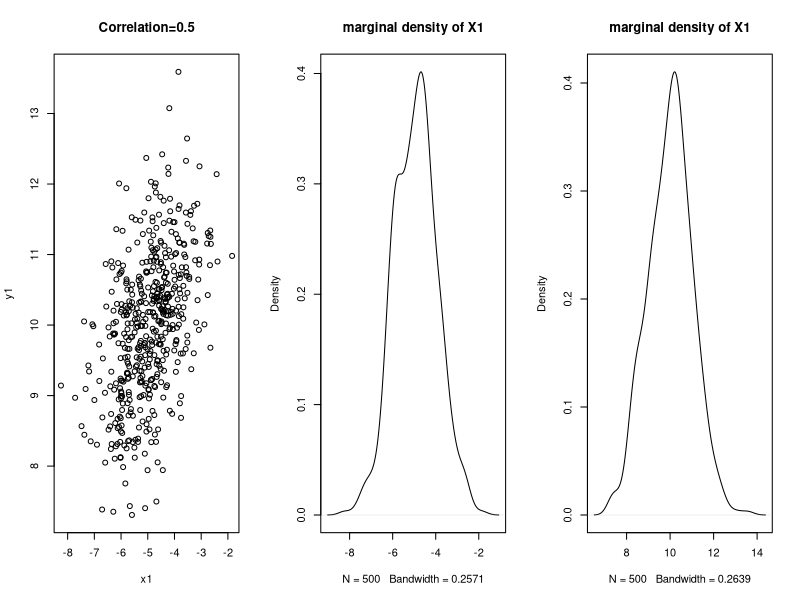

Write the R code that produced this figure. (Note: this script raises an error after producing the figure.)
###############################################################################
## GENERATE FROM MULTIVARIATE NORMAL 
###############################################################################

# function to generate from multi-normal of dimension D
multinorm <- function(mu, sigma, D, N = 5e2) {
  
  # eigen-value and eigen-vector decomposition
  decomp = eigen(sigma)
  
  # getting sqrt(sigma)
  sig.sqrt = decomp$vectors %*% diag(decomp$values^(1/2)) %*% solve(decomp$vectors)
  sig.sqrt
  
  samp <- matrix(0, nrow=N, ncol=D)
  for (i in 1:N) {
    Z <- rnorm(D)
    # transforming back
    samp[i, ] <- mu + sig.sqrt %*% Z
  }
  return(samp)
}

# First: Mean (-5, 10), 0.5 Correlation
D <- 2
mu <- c(-5, 10)
sigma <- matrix(c(1,0.5,0.5,1), nrow=D, ncol=D)
samp <- multinorm(mu=mu, sigma=sigma, D=D)

par(mfrow=c(1,D+1)) # setting multiple graphs in a line

plot(samp, main="Correlation=0.5", xlab="x1", ylab="y1")
for (i in 1:D){
  main = paste("marginal density of X", i, sep="")
  plot(density(samp[,i]), main="marginal density of X1")
}
x